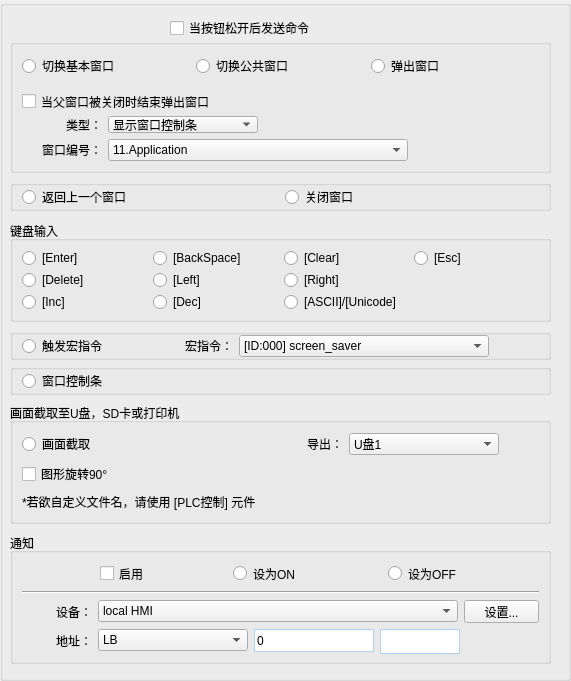
           <widget class="QGroupBox" name="groupBox_3">
            <property name="geometry">
             <rect>
              <x>0</x>
              <y>0</y>
              <width>571</width>
              <height>681</height>
             </rect>
            </property>
            <property name="title">
             <string/>
            </property>
            <widget class="QCheckBox" name="checkBox_3">
             <property name="geometry">
              <rect>
               <x>170</x>
               <y>20</y>
               <width>151</width>
               <height>16</height>
              </rect>
             </property>
             <property name="text">
              <string>当按钮松开后发送命令</string>
             </property>
            </widget>
            <widget class="QGroupBox" name="groupBox_18">
             <property name="geometry">
              <rect>
               <x>10</x>
               <y>364</y>
               <width>541</width>
               <height>31</height>
              </rect>
             </property>
             <property name="title">
              <string/>
             </property>
             <layout class="QHBoxLayout" name="horizontalLayout_9">
              <property name="spacing">
               <number>0</number>
              </property>
              <property name="topMargin">
               <number>0</number>
              </property>
              <property name="bottomMargin">
               <number>0</number>
              </property>
              <item>
               <widget class="QRadioButton" name="WindowControlItemRadio">
                <property name="text">
                 <string>窗口控制条</string>
                </property>
               </widget>
              </item>
              <item>
               <spacer name="horizontalSpacer_16">
                <property name="orientation">
                 <enum>Qt::Horizontal</enum>
                </property>
                <property name="sizeHint" stdset="0">
                 <size>
                  <width>435</width>
                  <height>20</height>
                 </size>
                </property>
               </spacer>
              </item>
             </layout>
            </widget>
            <widget class="QGroupBox" name="PictureInterceptionGroupBox">
             <property name="geometry">
              <rect>
               <x>10</x>
               <y>403</y>
               <width>541</width>
               <height>121</height>
              </rect>
             </property>
             <property name="title">
              <string>画面截取至U盘，SD卡或打印机</string>
             </property>
             <layout class="QVBoxLayout" name="verticalLayout_8">
              <item>
               <layout class="QHBoxLayout" name="horizontalLayout_10">
                <item>
                 <widget class="QRadioButton" name="PictureInterceptionRadio">
                  <property name="text">
                   <string>画面截取</string>
                  </property>
                 </widget>
                </item>
                <item>
                 <spacer name="horizontalSpacer_25">
                  <property name="orientation">
                   <enum>Qt::Horizontal</enum>
                  </property>
                  <property name="sizeHint" stdset="0">
                   <size>
                    <width>40</width>
                    <height>20</height>
                   </size>
                  </property>
                 </spacer>
                </item>
                <item>
                 <widget class="QLabel" name="ExportCacheDeviceLabel">
                  <property name="minimumSize">
                   <size>
                    <width>70</width>
                    <height>0</height>
                   </size>
                  </property>
                  <property name="maximumSize">
                   <size>
                    <width>16777215</width>
                    <height>16777215</height>
                   </size>
                  </property>
                  <property name="text">
                   <string>导出：</string>
                  </property>
                  <property name="alignment">
                   <set>Qt::AlignRight|Qt::AlignTrailing|Qt::AlignVCenter</set>
                  </property>
                 </widget>
                </item>
                <item>
                 <widget class="QComboBox" name="ExportCacheCombox">
                  <property name="minimumSize">
                   <size>
                    <width>150</width>
                    <height>0</height>
                   </size>
                  </property>
                  <property name="maximumSize">
                   <size>
                    <width>16777215</width>
                    <height>16777215</height>
                   </size>
                  </property>
                  <item>
                   <property name="text">
                    <string>U盘1</string>
                   </property>
                  </item>
                  <item>
                   <property name="text">
                    <string>U盘2</string>
                   </property>
                  </item>
                 </widget>
                </item>
                <item>
                 <spacer name="horizontalSpacer_17">
                  <property name="orientation">
                   <enum>Qt::Horizontal</enum>
                  </property>
                  <property name="sizeType">
                   <enum>QSizePolicy::Fixed</enum>
                  </property>
                  <property name="sizeHint" stdset="0">
                   <size>
                    <width>40</width>
                    <height>20</height>
                   </size>
                  </property>
                 </spacer>
                </item>
               </layout>
              </item>
              <item>
               <layout class="QHBoxLayout" name="horizontalLayout_12">
                <item>
                 <widget class="QCheckBox" name="GraphRotationCheckBox">
                  <property name="text">
                   <string>图形旋转90°</string>
                  </property>
                 </widget>
                </item>
                <item>
                 <spacer name="horizontalSpacer_19">
                  <property name="orientation">
                   <enum>Qt::Horizontal</enum>
                  </property>
                  <property name="sizeHint" stdset="0">
                   <size>
                    <width>40</width>
                    <height>20</height>
                   </size>
                  </property>
                 </spacer>
                </item>
               </layout>
              </item>
              <item>
               <layout class="QHBoxLayout" name="horizontalLayout_11">
                <item>
                 <widget class="QLabel" name="GraphRotationTipsLabel">
                  <property name="text">
                   <string>*若欲自定义文件名，请使用 [PLC控制] 元件</string>
                  </property>
                 </widget>
                </item>
                <item>
                 <spacer name="horizontalSpacer_18">
                  <property name="orientation">
                   <enum>Qt::Horizontal</enum>
                  </property>
                  <property name="sizeHint" stdset="0">
                   <size>
                    <width>40</width>
                    <height>20</height>
                   </size>
                  </property>
                 </spacer>
                </item>
               </layout>
              </item>
             </layout>
            </widget>
            <widget class="QGroupBox" name="groupBox_16">
             <property name="geometry">
              <rect>
               <x>10</x>
               <y>329</y>
               <width>541</width>
               <height>31</height>
              </rect>
             </property>
             <property name="title">
              <string/>
             </property>
             <layout class="QHBoxLayout" name="horizontalLayout_8">
              <property name="spacing">
               <number>6</number>
              </property>
              <property name="topMargin">
               <number>0</number>
              </property>
              <property name="bottomMargin">
               <number>0</number>
              </property>
              <item>
               <widget class="QRadioButton" name="TriggerMacroinstructionRadio">
                <property name="text">
                 <string>触发宏指令</string>
                </property>
               </widget>
              </item>
              <item>
               <spacer name="horizontalSpacer_14">
                <property name="orientation">
                 <enum>Qt::Horizontal</enum>
                </property>
                <property name="sizeHint" stdset="0">
                 <size>
                  <width>44</width>
                  <height>20</height>
                 </size>
                </property>
               </spacer>
              </item>
              <item>
               <widget class="QLabel" name="MacroInstructionLabel">
                <property name="minimumSize">
                 <size>
                  <width>70</width>
                  <height>0</height>
                 </size>
                </property>
                <property name="maximumSize">
                 <size>
                  <width>70</width>
                  <height>16777215</height>
                 </size>
                </property>
                <property name="text">
                 <string>宏指令：</string>
                </property>
                <property name="alignment">
                 <set>Qt::AlignRight|Qt::AlignTrailing|Qt::AlignVCenter</set>
                </property>
               </widget>
              </item>
              <item>
               <widget class="QComboBox" name="MacroInstructionCombox">
                <property name="minimumSize">
                 <size>
                  <width>250</width>
                  <height>0</height>
                 </size>
                </property>
                <property name="maximumSize">
                 <size>
                  <width>10000000</width>
                  <height>16777215</height>
                 </size>
                </property>
                <item>
                 <property name="text">
                  <string>[ID:000] screen_saver</string>
                 </property>
                </item>
                <item>
                 <property name="text">
                  <string>[ID:001] Show Project Version</string>
                 </property>
                </item>
                <item>
                 <property name="text">
                  <string>[ID:002] Test model_com1 rs485 2w</string>
                 </property>
                </item>
                <item>
                 <property name="text">
                  <string>[ID:003] Test model_com1 rs465 4w</string>
                 </property>
                </item>
                <item>
                 <property name="text">
                  <string>[ID:004] Test mode_com1 rs232</string>
                 </property>
                </item>
                <item>
                 <property name="text">
                  <string>[ID:005] Beep</string>
                 </property>
                </item>
               </widget>
              </item>
              <item>
               <spacer name="horizontalSpacer_15">
                <property name="orientation">
                 <enum>Qt::Horizontal</enum>
                </property>
                <property name="sizeHint" stdset="0">
                 <size>
                  <width>44</width>
                  <height>20</height>
                 </size>
                </property>
               </spacer>
              </item>
             </layout>
            </widget>
            <widget class="QGroupBox" name="NoticeGroupBox">
             <property name="geometry">
              <rect>
               <x>10</x>
               <y>533</y>
               <width>541</width>
               <height>131</height>
              </rect>
             </property>
             <property name="title">
              <string>通知</string>
             </property>
             <layout class="QVBoxLayout" name="verticalLayout_9">
              <item>
               <layout class="QHBoxLayout" name="horizontalLayout_13">
                <item>
                 <spacer name="horizontalSpacer_24">
                  <property name="orientation">
                   <enum>Qt::Horizontal</enum>
                  </property>
                  <property name="sizeHint" stdset="0">
                   <size>
                    <width>40</width>
                    <height>20</height>
                   </size>
                  </property>
                 </spacer>
                </item>
                <item>
                 <widget class="QCheckBox" name="EnableCheckBox">
                  <property name="text">
                   <string>启用</string>
                  </property>
                 </widget>
                </item>
                <item>
                 <spacer name="horizontalSpacer_20">
                  <property name="orientation">
                   <enum>Qt::Horizontal</enum>
                  </property>
                  <property name="sizeHint" stdset="0">
                   <size>
                    <width>40</width>
                    <height>20</height>
                   </size>
                  </property>
                 </spacer>
                </item>
                <item>
                 <widget class="QRadioButton" name="ConfigAsONRadio">
                  <property name="text">
                   <string>设为ON </string>
                  </property>
                 </widget>
                </item>
                <item>
                 <spacer name="horizontalSpacer_21">
                  <property name="orientation">
                   <enum>Qt::Horizontal</enum>
                  </property>
                  <property name="sizeHint" stdset="0">
                   <size>
                    <width>40</width>
                    <height>20</height>
                   </size>
                  </property>
                 </spacer>
                </item>
                <item>
                 <widget class="QRadioButton" name="ConfigAsOFFRadio">
                  <property name="text">
                   <string>设为OFF</string>
                  </property>
                 </widget>
                </item>
                <item>
                 <spacer name="horizontalSpacer_22">
                  <property name="orientation">
                   <enum>Qt::Horizontal</enum>
                  </property>
                  <property name="sizeHint" stdset="0">
                   <size>
                    <width>40</width>
                    <height>20</height>
                   </size>
                  </property>
                 </spacer>
                </item>
               </layout>
              </item>
              <item>
               <widget class="Line" name="NoticeLine">
                <property name="orientation">
                 <enum>Qt::Horizontal</enum>
                </property>
               </widget>
              </item>
              <item>
               <layout class="QHBoxLayout" name="horizontalLayout_15">
                <item>
                 <widget class="QLabel" name="FunctionDeviceLabel">
                  <property name="minimumSize">
                   <size>
                    <width>70</width>
                    <height>0</height>
                   </size>
                  </property>
                  <property name="maximumSize">
                   <size>
                    <width>70</width>
                    <height>16777215</height>
                   </size>
                  </property>
                  <property name="text">
                   <string>设备：</string>
                  </property>
                  <property name="alignment">
                   <set>Qt::AlignRight|Qt::AlignTrailing|Qt::AlignVCenter</set>
                  </property>
                 </widget>
                </item>
                <item>
                 <widget class="QComboBox" name="FuncDevCombbox">
                  <property name="minimumSize">
                   <size>
                    <width>360</width>
                    <height>0</height>
                   </size>
                  </property>
                  <item>
                   <property name="text">
                    <string>local HMI</string>
                   </property>
                  </item>
                 </widget>
                </item>
                <item>
                 <widget class="QPushButton" name="FuncDevConfigureButton">
                  <property name="minimumSize">
                   <size>
                    <width>75</width>
                    <height>0</height>
                   </size>
                  </property>
                  <property name="maximumSize">
                   <size>
                    <width>100000</width>
                    <height>16777215</height>
                   </size>
                  </property>
                  <property name="text">
                   <string>设置...</string>
                  </property>
                 </widget>
                </item>
               </layout>
              </item>
              <item>
               <layout class="QHBoxLayout" name="horizontalLayout_14">
                <item>
                 <widget class="QLabel" name="FuncAddrLabel">
                  <property name="minimumSize">
                   <size>
                    <width>70</width>
                    <height>0</height>
                   </size>
                  </property>
                  <property name="maximumSize">
                   <size>
                    <width>70</width>
                    <height>16777215</height>
                   </size>
                  </property>
                  <property name="text">
                   <string>地址：</string>
                  </property>
                  <property name="alignment">
                   <set>Qt::AlignRight|Qt::AlignTrailing|Qt::AlignVCenter</set>
                  </property>
                 </widget>
                </item>
                <item>
                 <widget class="QComboBox" name="FuncAddrCombox">
                  <property name="minimumSize">
                   <size>
                    <width>150</width>
                    <height>0</height>
                   </size>
                  </property>
                  <property name="maximumSize">
                   <size>
                    <width>16777215</width>
                    <height>16777215</height>
                   </size>
                  </property>
                  <item>
                   <property name="text">
                    <string>LB</string>
                   </property>
                  </item>
                 </widget>
                </item>
                <item>
                 <widget class="QLineEdit" name="lineEdit_18">
                  <property name="minimumSize">
                   <size>
                    <width>120</width>
                    <height>1</height>
                   </size>
                  </property>
                  <property name="maximumSize">
                   <size>
                    <width>120</width>
                    <height>25</height>
                   </size>
                  </property>
                  <property name="styleSheet">
                   <string notr="true">
border:1px solid rgba(174,209,239,1);</string>
                  </property>
                  <property name="text">
                   <string>0</string>
                  </property>
                 </widget>
                </item>
                <item>
                 <widget class="QLineEdit" name="lineEdit_17">
                  <property name="minimumSize">
                   <size>
                    <width>80</width>
                    <height>25</height>
                   </size>
                  </property>
                  <property name="maximumSize">
                   <size>
                    <width>80</width>
                    <height>25</height>
                   </size>
                  </property>
                  <property name="styleSheet">
                   <string notr="true">
border:1px solid rgba(174,209,239,1);</string>
                  </property>
                 </widget>
                </item>
                <item>
                 <spacer name="horizontalSpacer_23">
                  <property name="orientation">
                   <enum>Qt::Horizontal</enum>
                  </property>
                  <property name="sizeHint" stdset="0">
                   <size>
                    <width>40</width>
                    <height>20</height>
                   </size>
                  </property>
                 </spacer>
                </item>
               </layout>
              </item>
             </layout>
            </widget>
            <widget class="QGroupBox" name="groupBox_17">
             <property name="geometry">
              <rect>
               <x>10</x>
               <y>180</y>
               <width>541</width>
               <height>31</height>
              </rect>
             </property>
             <property name="title">
              <string/>
             </property>
             <layout class="QHBoxLayout" name="horizontalLayout_16">
              <property name="spacing">
               <number>6</number>
              </property>
              <property name="topMargin">
               <number>0</number>
              </property>
              <property name="bottomMargin">
               <number>0</number>
              </property>
              <item>
               <widget class="QRadioButton" name="returnPreWindwosRadio">
                <property name="text">
                 <string>返回上一个窗口</string>
                </property>
                <property name="checkable">
                 <bool>true</bool>
                </property>
               </widget>
              </item>
              <item>
               <spacer name="horizontalSpacer_26">
                <property name="orientation">
                 <enum>Qt::Horizontal</enum>
                </property>
                <property name="sizeHint" stdset="0">
                 <size>
                  <width>44</width>
                  <height>20</height>
                 </size>
                </property>
               </spacer>
              </item>
              <item>
               <widget class="QRadioButton" name="closeWindowRadio">
                <property name="minimumSize">
                 <size>
                  <width>107</width>
                  <height>0</height>
                 </size>
                </property>
                <property name="text">
                 <string>关闭窗口</string>
                </property>
               </widget>
              </item>
              <item>
               <spacer name="horizontalSpacer_27">
                <property name="orientation">
                 <enum>Qt::Horizontal</enum>
                </property>
                <property name="sizeHint" stdset="0">
                 <size>
                  <width>44</width>
                  <height>20</height>
                 </size>
                </property>
               </spacer>
              </item>
             </layout>
            </widget>
            <widget class="QGroupBox" name="groupBox_4">
             <property name="geometry">
              <rect>
               <x>10</x>
               <y>39</y>
               <width>541</width>
               <height>134</height>
              </rect>
             </property>
             <property name="title">
              <string/>
             </property>
             <layout class="QVBoxLayout" name="verticalLayout_7">
              <item>
               <layout class="QHBoxLayout" name="horizontalLayout_5">
                <item>
                 <widget class="QRadioButton" name="SwitchBaBaseWindowsRadio">
                  <property name="text">
                   <string>切换基本窗口</string>
                  </property>
                 </widget>
                </item>
                <item>
                 <widget class="QRadioButton" name="SwitchPublicWindowsRadio">
                  <property name="text">
                   <string>切换公共窗口</string>
                  </property>
                 </widget>
                </item>
                <item>
                 <widget class="QRadioButton" name="EjectWindowsRadio">
                  <property name="text">
                   <string>弹出窗口</string>
                  </property>
                 </widget>
                </item>
               </layout>
              </item>
              <item>
               <widget class="QWidget" name="EEjectWidgetSettingPage" native="true">
                <layout class="QVBoxLayout" name="verticalLayout_11">
                 <property name="leftMargin">
                  <number>0</number>
                 </property>
                 <property name="rightMargin">
                  <number>0</number>
                 </property>
                 <property name="bottomMargin">
                  <number>0</number>
                 </property>
                 <item>
                  <widget class="QCheckBox" name="StoppedEjectWindows">
                   <property name="text">
                    <string>当父窗口被关闭时结束弹出窗口</string>
                   </property>
                  </widget>
                 </item>
                 <item>
                  <layout class="QHBoxLayout" name="horizontalLayout_23">
                   <item>
                    <spacer name="horizontalSpacer_40">
                     <property name="orientation">
                      <enum>Qt::Horizontal</enum>
                     </property>
                     <property name="sizeType">
                      <enum>QSizePolicy::Fixed</enum>
                     </property>
                     <property name="sizeHint" stdset="0">
                      <size>
                       <width>10</width>
                       <height>20</height>
                      </size>
                     </property>
                    </spacer>
                   </item>
                   <item>
                    <widget class="QLabel" name="WindowsContolItemTypeLabel">
                     <property name="minimumSize">
                      <size>
                       <width>70</width>
                       <height>0</height>
                      </size>
                     </property>
                     <property name="maximumSize">
                      <size>
                       <width>70</width>
                       <height>16777215</height>
                      </size>
                     </property>
                     <property name="text">
                      <string>类型：</string>
                     </property>
                     <property name="alignment">
                      <set>Qt::AlignRight|Qt::AlignTrailing|Qt::AlignVCenter</set>
                     </property>
                    </widget>
                   </item>
                   <item>
                    <widget class="QComboBox" name="WindowsContolItemTypeCombox">
                     <property name="minimumSize">
                      <size>
                       <width>150</width>
                       <height>0</height>
                      </size>
                     </property>
                     <property name="maximumSize">
                      <size>
                       <width>16777215</width>
                       <height>16777215</height>
                      </size>
                     </property>
                     <item>
                      <property name="text">
                       <string>显示窗口控制条</string>
                      </property>
                     </item>
                     <item>
                      <property name="text">
                       <string>隐藏窗口控制条</string>
                      </property>
                     </item>
                    </widget>
                   </item>
                   <item>
                    <spacer name="horizontalSpacer_41">
                     <property name="orientation">
                      <enum>Qt::Horizontal</enum>
                     </property>
                     <property name="sizeHint" stdset="0">
                      <size>
                       <width>40</width>
                       <height>20</height>
                      </size>
                     </property>
                    </spacer>
                   </item>
                  </layout>
                 </item>
                </layout>
               </widget>
              </item>
              <item>
               <layout class="QHBoxLayout" name="horizontalLayout_24">
                <item>
                 <spacer name="horizontalSpacer_42">
                  <property name="orientation">
                   <enum>Qt::Horizontal</enum>
                  </property>
                  <property name="sizeType">
                   <enum>QSizePolicy::Fixed</enum>
                  </property>
                  <property name="sizeHint" stdset="0">
                   <size>
                    <width>10</width>
                    <height>20</height>
                   </size>
                  </property>
                 </spacer>
                </item>
                <item>
                 <widget class="QLabel" name="WindowsIndexLabel">
                  <property name="minimumSize">
                   <size>
                    <width>70</width>
                    <height>0</height>
                   </size>
                  </property>
                  <property name="maximumSize">
                   <size>
                    <width>70</width>
                    <height>16777215</height>
                   </size>
                  </property>
                  <property name="text">
                   <string>窗口编号：</string>
                  </property>
                  <property name="alignment">
                   <set>Qt::AlignRight|Qt::AlignTrailing|Qt::AlignVCenter</set>
                  </property>
                 </widget>
                </item>
                <item>
                 <widget class="QComboBox" name="WindowsIndexCombox">
                  <property name="minimumSize">
                   <size>
                    <width>300</width>
                    <height>0</height>
                   </size>
                  </property>
                  <property name="maximumSize">
                   <size>
                    <width>16777215</width>
                    <height>16777215</height>
                   </size>
                  </property>
                  <item>
                   <property name="text">
                    <string>11.Application</string>
                   </property>
                  </item>
                 </widget>
                </item>
                <item>
                 <spacer name="horizontalSpacer_43">
                  <property name="orientation">
                   <enum>Qt::Horizontal</enum>
                  </property>
                  <property name="sizeHint" stdset="0">
                   <size>
                    <width>40</width>
                    <height>20</height>
                   </size>
                  </property>
                 </spacer>
                </item>
               </layout>
              </item>
             </layout>
            </widget>
            <widget class="QGroupBox" name="groupBox_23">
             <property name="geometry">
              <rect>
               <x>10</x>
               <y>221</y>
               <width>541</width>
               <height>101</height>
              </rect>
             </property>
             <property name="title">
              <string>键盘输入</string>
             </property>
             <layout class="QGridLayout" name="gridLayout">
              <item row="1" column="0">
               <widget class="QRadioButton" name="DeleteKeyRadio">
                <property name="text">
                 <string>[Delete]</string>
                </property>
               </widget>
              </item>
              <item row="0" column="3">
               <widget class="QRadioButton" name="EscKeyRadio">
                <property name="text">
                 <string>[Esc]</string>
                </property>
               </widget>
              </item>
              <item row="1" column="1">
               <widget class="QRadioButton" name="LeftKeyRadio">
                <property name="text">
                 <string>[Left]</string>
                </property>
               </widget>
              </item>
              <item row="1" column="2">
               <widget class="QRadioButton" name="RightKeyRadio">
                <property name="text">
                 <string>[Right]</string>
                </property>
               </widget>
              </item>
              <item row="0" column="2">
               <widget class="QRadioButton" name="clearKeyRadio">
                <property name="text">
                 <string>[Clear]</string>
                </property>
               </widget>
              </item>
              <item row="0" column="1">
               <widget class="QRadioButton" name="BackSpaceKeyRadio">
                <property name="text">
                 <string>[BackSpace]</string>
                </property>
               </widget>
              </item>
              <item row="2" column="1">
               <widget class="QRadioButton" name="DecKeyRadio">
                <property name="text">
                 <string>[Dec]</string>
                </property>
               </widget>
              </item>
              <item row="2" column="2">
               <widget class="QRadioButton" name="CodeKeyRadio">
                <property name="text">
                 <string>[ASCII]/[Unicode]</string>
                </property>
               </widget>
              </item>
              <item row="2" column="0">
               <widget class="QRadioButton" name="IncKeyRadio">
                <property name="text">
                 <string>[Inc]</string>
                </property>
               </widget>
              </item>
              <item row="0" column="0">
               <widget class="QRadioButton" name="EnterKeyRadio">
                <property name="text">
                 <string>[Enter]</string>
                </property>
               </widget>
              </item>
             </layout>
            </widget>
           </widget>
